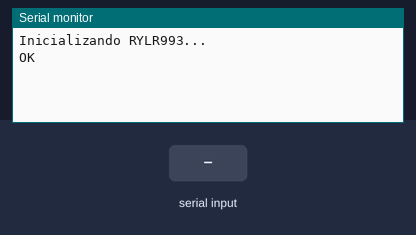
The program below on a simulated ESP32. On the bench: the last lines printed to the serial monitor. Inputs (shaded band) come from the test bench. The modem accepts every AT command (registered, SIM ready, sends succeed) and sends nothing else.

Above: at 3.2 s.
3.3 s: "1" received over the second serial link
At 3.7 s:
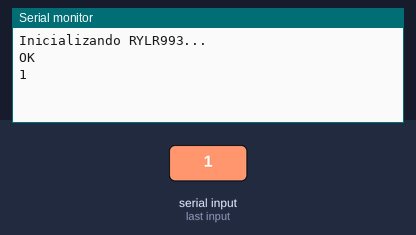
4.8 s: "0" received over the second serial link
At 6.0 s:
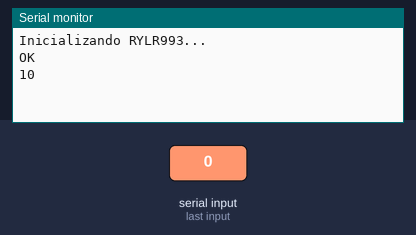

Measured:
- after the input at 3.3 s, the serial monitor: prints a new line at once (image 1)
- after the input at 4.8 s, the serial monitor: prints a new line at once (image 2)

The program:

main.cpp
```cpp
#include <Arduino.h>
#include <HardwareSerial.h>

HardwareSerial LoRa(2); // UART2: RX2 = GPIO16, TX2 = GPIO17

void setup() {
  Serial.begin(115200);          // Monitor serie
  LoRa.begin(9600, SERIAL_8N1, 16, 17); // UART2 para LoRa (RYLR993)

  Serial.println("Inicializando RYLR993...");
  delay(2000);

  // Ejemplo: verificar comunicación AT
  LoRa.println("AT");
}

void loop() {
  while (LoRa.available()) {
    Serial.write(LoRa.read()); // Imprime respuesta del módulo
  }

  while (Serial.available()) {
    LoRa.write(Serial.read()); // Permite enviar comandos desde el monitor serie
  }
}
```
